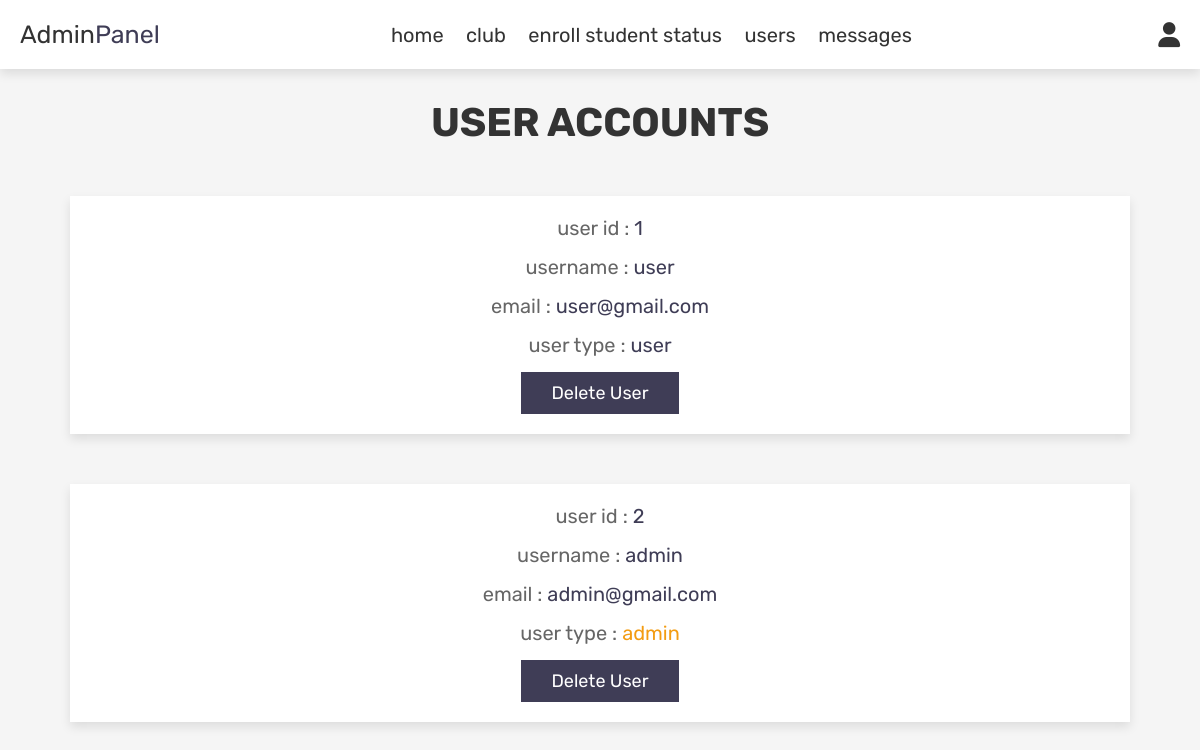
Screenshot of /admin_users.php (signed in) with the database file from the repository.
### tables this page shows
CREATE TABLE `users` (
  `id` int(100) NOT NULL,
  `name` varchar(100) NOT NULL,
  `email` varchar(100) NOT NULL,
  `password` varchar(100) NOT NULL,
  `user_type` varchar(20) NOT NULL DEFAULT 'user'
);

### admin_users.php (the view, shortened to what this page needs)
<?php
include 'config.php';
?>
<!DOCTYPE html>
<html lang="en">
<head>
   <link rel="stylesheet" href="https://cdnjs.cloudflare.com/ajax/libs/font-awesome/6.0.0/css/all.min.css">
   <link rel="stylesheet" href="css/admin_style.css?v=<?php echo time();?>">
</head>
<body>
<?php include 'admin_header.php'; ?>
<section class="users">
   <h1 class="title"> user accounts </h1>
   <div class="box-container">
      <?php
         $select_users = mysqli_query($conn, "SELECT * FROM `users`") or die('query failed');
         while($fetch_users = mysqli_fetch_assoc($select_users)){
      ?>
      <div class="box">
         <p> user id : <span><?php echo $fetch_users['id']; ?></span> </p>
         <p> username : <span><?php echo $fetch_users['name']; ?></span> </p>
         <p> email : <span><?php echo $fetch_users['email']; ?></span> </p>
         <p> user type : <span style="color:<?php if($fetch_users['user_type'] == 'admin'){ echo 'var(--orange)'; } ?>"><?php echo $fetch_users['user_type']; ?></span> </p>
         <a href="admin_users.php?delete=<?php echo $fetch_users['id']; ?>" onclick="return confirm('delete this user?');" class="delete-btn">delete user</a>
      </div>
      <?php
         };
      ?>
   </div>
</section>
</body>
</html>

### css/admin_style.css (style rules this page uses)
:root { --red: #3f3d56; --red: #3f3d56; --orange:#f39c12; --black:#333; --white:#fff; --light-color:#666; --light-white:#ccc; --light-bg:#f5f5f5; --border:.1rem solid var(--black); --box-shadow:0 .5rem 1rem rgba(0,0,0,.1); }
* { font-family: 'Rubik', sans-serif; margin:0; padding:0; box-sizing: border-box; outline: none; border:none; text-decoration: none; transition:all .2s linear; }
html { font-size: 62.5%; overflow-x: hidden; }
body { background-color: var(--light-bg); }
section { padding:3rem 2rem; }
.title { text-align: center; margin-bottom: 2rem; text-transform: uppercase; color:var(--black); font-size: 4rem; }
.btn, .option-btn, .delete-btn, .white-btn { display: inline-block; margin-top: 1rem; padding:1rem 3rem; cursor: pointer; color:var(--white); font-size: 1.8rem; text-transform: capitalize; }
.delete-btn { background-color: var(--red); }
.users .box-container { grid-template-columns: repeat(auto-fit, 30rem); justify-content: center; gap:1.5rem; max-width: 1200px; margin:0 auto; align-items: flex-start; }
.users .box-container .box { background-color: var(--white); padding:2rem; box-shadow: var(--box-shadow); text-align: center; border: 0; border-radius: 0; margin: 5rem; }
.users .box-container .box p { padding-bottom: 1.5rem; font-size: 2rem; color:var(--light-color); }
.users .box-container .box p span { color:var(--red); }
.users .box-container .box .delete-btn { margin-top: 0; }

### rows the page displays
users: id "1", name "user", email "user@gmail.com", user_type "user"
users: id "2", name "admin", email "admin@gmail.com", user_type "admin"
